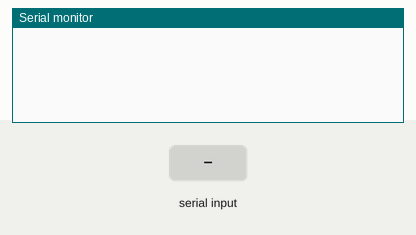
This sketch was run on a simulated Arduino Mega 2560, built with avr-gcc and run on an emulated ATmega2560. Shown: the last lines printed to the serial monitor. The inputs (shaded band) are chosen by the test bench. The modem accepts every AT command (registered, SIM ready, sends succeed) and sends nothing else.

Above: at 1.2 s.
1.3 s: "*" received over Serial
At 2.0 s:
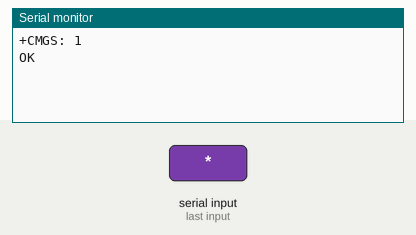
2.8 s: "*" received over the second serial link
At 4.0 s:
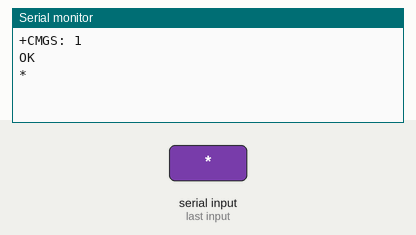
4.3 s: "1" received over the second serial link
At 5.4 s:
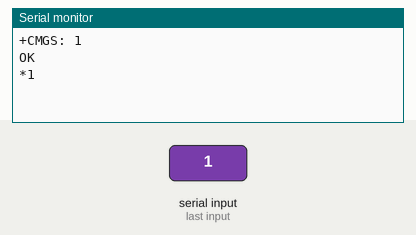

The sketch:

Ai_Thinker_A7.ino
```cpp
void setup() {
  // put your setup code here, to run once:
  Serial1.begin(115200);
  Serial.begin(115200);
  while (!Serial);
}

void loop() {
  // put your main code here, to run repeatedly:
  if (Serial1.available() > 0) {
    while (Serial1.available() > 0)
      Serial.print((char)Serial1.read());
  }
  if (Serial.available() > 0) {
    while (Serial.available() > 0) {
      //Serial1.print((char)Serial.read());
      char x = (char)Serial.read();
      if (x == '*')
        Serial1.print((char)26);
      else
        Serial1.print(x);
    }
  }
}
```

Measured:
- after the input at 1.3 s, the serial monitor: prints a new line at once (image 1)
- after the input at 2.8 s, the serial monitor: prints a new line at once (image 2)
- after the input at 4.3 s, the serial monitor: prints a new line at once (image 3)
